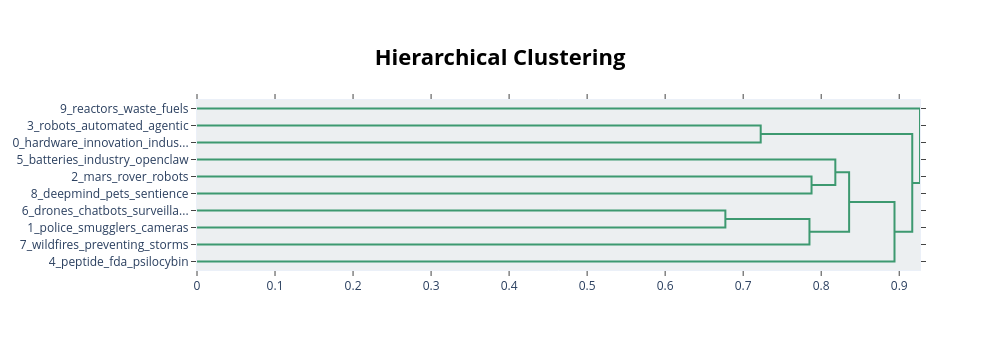

Notebook cell for this chart:
### Code cell
model.visualize_hierarchy()

### Figure 1 — Plotly figure (JSON) as saved in the notebook; plotly's stock layout.template omitted (floating-point values rounded to 4 significant figures)
{"data": [{"hoverinfo": "text", "marker": {"color": "rgb(61,153,112)"}, "mode": "lines", "type": "scatter", "x": [0.0, 0.7225, 0.7225, 0.0], "xaxis": "x", "y": [-15.0, -15.0, -25.0, -25.0], "yaxis": "y"}, {"hoverinfo": "text", "marker": {"color": "rgb(61,153,112)"}, "mode": "lines", "type": "scatter", "x": [0.0, 0.7876, 0.7876, 0.0], "xaxis": "x", "y": [-45.0, -45.0, -55.0, -55.0], "yaxis": "y"}, {"hoverinfo": "text", "marker": {"color": "rgb(61,153,112)"}, "mode": "lines", "type": "scatter", "x": [0.0, 0.8181, 0.8181, 0.7876], "xaxis": "x", "y": [-35.0, -35.0, -50.0, -50.0], "yaxis": "y"}, {"hoverinfo": "text", "marker": {"color": "rgb(61,153,112)"}, "mode": "lines", "type": "scatter", "x": [0.0, 0.6772, 0.6772, 0.0], "xaxis": "x", "y": [-65.0, -65.0, -75.0, -75.0], "yaxis": "y"}, {"hoverinfo": "text", "marker": {"color": "rgb(61,153,112)"}, "mode": "lines", "type": "scatter", "x": [0.6772, 0.785, 0.785, 0.0], "xaxis": "x", "y": [-70.0, -70.0, -85.0, -85.0], "yaxis": "y"}, {"hoverinfo": "text", "marker": {"color": "rgb(61,153,112)"}, "mode": "lines", "type": "scatter", "x": [0.8181, 0.8358, 0.8358, 0.785], "xaxis": "x", "y": [-42.5, -42.5, -77.5, -77.5], "yaxis": "y"}, {"hoverinfo": "text", "marker": {"color": "rgb(61,153,112)"}, "mode": "lines", "type": "scatter", "x": [0.8358, 0.8939, 0.8939, 0.0], "xaxis": "x", "y": [-60.0, -60.0, -95.0, -95.0], "yaxis": "y"}, {"hoverinfo": "text", "marker": {"color": "rgb(61,153,112)"}, "mode": "lines", "type": "scatter", "x": [0.7225, 0.9167, 0.9167, 0.8939], "xaxis": "x", "y": [-20.0, -20.0, -77.5, -77.5], "yaxis": "y"}, {"hoverinfo": "text", "marker": {"color": "rgb(61,153,112)"}, "mode": "lines", "type": "scatter", "x": [0.0, 0.9266, 0.9266, 0.9167], "xaxis": "x", "y": [-5.0, -5.0, -48.75, -48.75], "yaxis": "y"}], "layout": {"autosize": false, "height": 350, "hoverlabel": {"bgcolor": "white", "font": {"family": "Rockwell", "size": 16}}, "hovermode": "closest", "plot_bgcolor": "#ECEFF1", "showlegend": false, "title": {"font": {"color": "Black", "size": 22}, "text": "<b>Hierarchical Clustering</b>", "x": 0.5, "xanchor": "center", "yanchor": "top"}, "width": 1000, "xaxis": {"mirror": "allticks", "rangemode": "tozero", "showgrid": false, "showline": true, "showticklabels": true, "ticks": "outside", "type": "linear", "zeroline": false}, "yaxis": {"mirror": "allticks", "range": [-100, 0], "rangemode": "tozero", "showgrid": false, "showline": true, "showticklabels": true, "tickmode": "array", "ticks": "outside", "ticktext": ["9_reactors_waste_fuels", "3_robots_automated_agentic", "0_hardware_innovation_indus...", "5_batteries_industry_openclaw", "2_mars_rover_robots", "8_deepmind_pets_sentience", "6_drones_chatbots_surveilla...", "1_police_smugglers_cameras", "7_wildfires_preventing_storms", "4_peptide_fda_psilocybin"], "tickvals": [-5, -15, -25, -35, -45, -55, -65, -75, -85, -95], "type": "linear", "zeroline": false}}}
